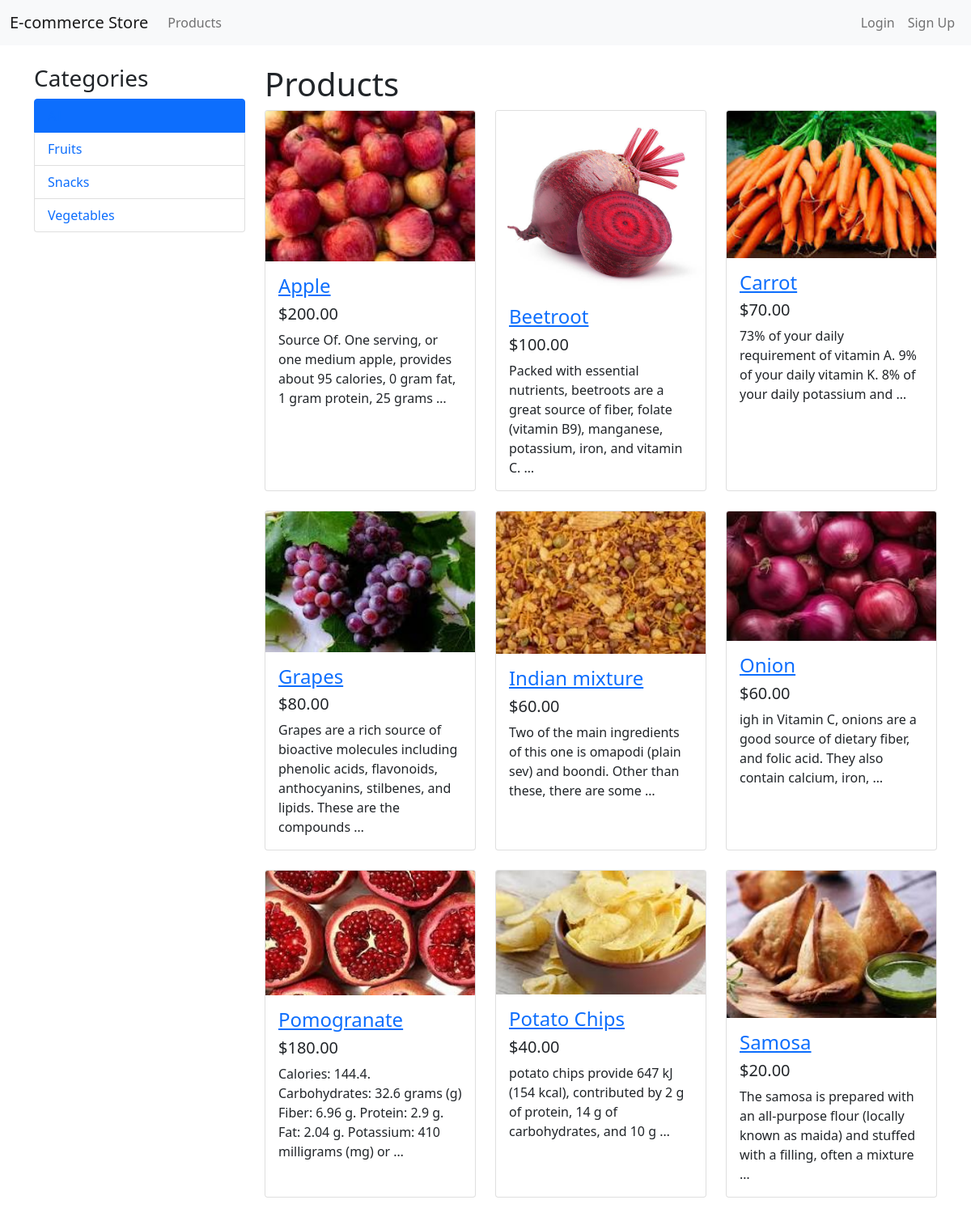
The page / on the database its author committed.
### store/models.py (models this page shows, shortened)
class Category(models.Model):
    name = models.CharField(max_length=200, db_index=True)
    slug = models.SlugField(max_length=200, unique=True)
    class Meta:
        ordering = ('name',)
        verbose_name = 'category'
        verbose_name_plural = 'categories'
    def get_absolute_url(self):
        return reverse('store:product_list_by_category', args=[self.slug])

class Product(models.Model):
    category = models.ForeignKey(Category, related_name='products', on_delete=models.CASCADE)
    name = models.CharField(max_length=200, db_index=True)
    slug = models.SlugField(max_length=200, db_index=True)
    image = models.ImageField(upload_to='products/%Y/%m/%d', blank=True)
    description = models.TextField(blank=True)
    price = models.DecimalField(max_digits=10, decimal_places=2)
    available = models.BooleanField(default=True)
    created = models.DateTimeField(auto_now_add=True)
    updated = models.DateTimeField(auto_now=True)
    class Meta:
        ordering = ('name',)
        index_together = (('id', 'slug'),)
    def get_absolute_url(self):
        return reverse('store:product_detail', args=[self.id, self.slug])

### store/views.py (the view)
# urls.py: path('', views.product_list, name='home'),
def product_list(request, category_slug=None):
    category = None
    categories = Category.objects.all()
    products = Product.objects.filter(available=True)
    if category_slug:
        category = get_object_or_404(Category, slug=category_slug)
        products = products.filter(category=category)
    return render(request,
                  'store/product/list.html',
                  {'category': category,
                   'categories': categories,
                   'products': products})

### templates/store/product/list.html (shortened to what this page needs)
{% extends "base.html" %}
{% load static %}
{% block content %}
  <div class="row">
    <div class="col-lg-3">
      <h3>Categories</h3>
      <ul class="list-group">
        <li class="list-group-item {% if not category %}active{% endif %}">
          <a href="{% url 'store:product_list' %}" class="text-decoration-none">All</a>
        </li>
        {% for c in categories %}
          <li class="list-group-item {% if category.slug == c.slug %}active{% endif %}">
            <a href="{{ c.get_absolute_url }}" class="text-decoration-none">{{ c.name }}</a>
          </li>
        {% endfor %}
      </ul>
    </div>
    <div class="col-lg-9">
      <h1>{% if category %}{{ category.name }}{% else %}Products{% endif %}</h1>
      <div class="row">
        {% for product in products %}
          <div class="col-lg-4 col-md-6 mb-4">
            <div class="card h-100">
              <a href="{{ product.get_absolute_url }}">
                <img class="card-img-top" src="{% if product.image %}{{ product.image.url }}{% else %}{% static "img/no_image.png" %}{% endif %}" alt="{{ product.name }}">
              </a>
              <div class="card-body">
                <h4 class="card-title">
                  <a href="{{ product.get_absolute_url }}">{{ product.name }}</a>
                </h4>
                <h5>${{ product.price }}</h5>
                <p class="card-text">{{ product.description|truncatewords:20 }}</p>
              </div>
            </div>
          </div>
        {% empty %}
          <p>No products found.</p>
        {% endfor %}
      </div>
    </div>
  </div>
{% endblock %}

### templates/base.html (shortened to what this page needs)
<!DOCTYPE html>
<html lang="en">
<head>
    <link href="https://cdn.jsdelivr.net/npm/bootstrap@5.1.3/dist/css/bootstrap.min.css" rel="stylesheet">
</head>
<body>
    <nav class="navbar navbar-expand-lg navbar-light bg-light">
        <div class="container-fluid">
            <a class="navbar-brand" href="{% url 'store:home' %}">E-commerce Store</a>
            <div class="collapse navbar-collapse" id="navbarNav">
                <ul class="navbar-nav me-auto">
                    <li class="nav-item">
                        <a class="nav-link" href="{% url 'store:product_list' %}">Products</a>
                    </li>
                </ul>
                <ul class="navbar-nav">
                    {% if user.is_authenticated %}
                        <li class="nav-item">
                            <span class="nav-link">Hello, {{ user.username }}</span>
                        </li>
                        <li class="nav-item">
                            <a class="nav-link" href="{% url 'store:logout' %}">Logout</a>
                        </li>
                    {% else %}
                        <li class="nav-item">
                            <a class="nav-link" href="{% url 'store:login' %}">Login</a>
                        </li>
                        <li class="nav-item">
                            <a class="nav-link" href="{% url 'store:signup' %}">Sign Up</a>
                        </li>
                    {% endif %}
                </ul>
            </div>
        </div>
    </nav>
    <div class="container mt-4">
        {% block content %}
        {% endblock %}
    </div>
</body>
</html>

### rows shown on the page
Category: name "Fruits"
Category: name "Snacks"
Category: name "Vegetables"
Product: image (picture), name "Apple", price "200.00", description "Source Of. One serving, or one medium apple, provides about 95 calories, 0 gram fat, 1 gram protein, 25 grams …"
Product: image (picture), name "Beetroot", price "100.00", description "Packed with essential nutrients, beetroots are a great source of fiber, folate (vitamin B9), manganese, potassium, iron, and vitamin C. …"
Product: image (picture), name "Carrot", price "70.00", description "73% of your daily requirement of vitamin A. 9% of your daily vitamin K. 8% of your daily potassium and …"
Product: image (picture), name "Grapes", price "80.00", description "Grapes are a rich source of bioactive molecules including phenolic acids, flavonoids, anthocyanins, stilbenes, and lipids. These are the compounds …"
Product: image (picture), name "Indian mixture", price "60.00", description "Two of the main ingredients of this one is omapodi (plain sev) and boondi. Other than these, there are some …"
Product: image (picture), name "Onion", price "60.00", description "igh in Vitamin C, onions are a good source of dietary fiber, and folic acid. They also contain calcium, iron, …"
Product: image (picture), name "Pomogranate", price "180.00", description "Calories: 144.4. Carbohydrates: 32.6 grams (g) Fiber: 6.96 g. Protein: 2.9 g. Fat: 2.04 g. Potassium: 410 milligrams (mg) or …"
Product: image (picture), name "Potato Chips", price "40.00", description "potato chips provide 647 kJ (154 kcal), contributed by 2 g of protein, 14 g of carbohydrates, and 10 g …"
Product: image (picture), name "Samosa", price "20.00", description "The samosa is prepared with an all-purpose flour (locally known as maida) and stuffed with a filling, often a mixture …"
